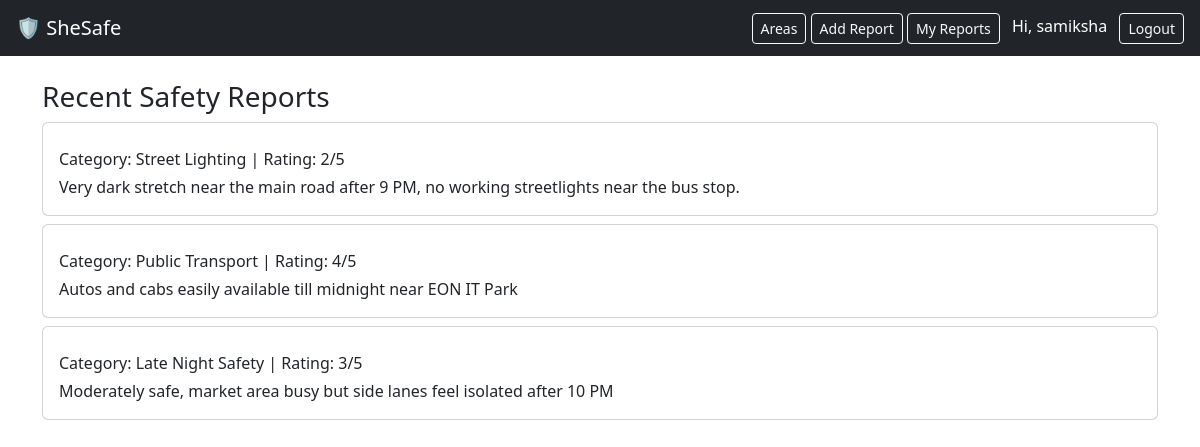
The app's page / (signed in) with its own data.
### reports/models.py (models this page shows, shortened)
class SafetyReport(models.Model):
    user=models.ForeignKey(User,on_delete=models.CASCADE,null=True,blank=True)
    city=models.CharField(max_length=50,choices=MAHARASHTRA_CITIES, default='Pune')
    locality=models.CharField(max_length=100,help_text='e.g. Wagholi, Kharadi, Hinjewadi')
    category=models.CharField(max_length=50,choices=CATEGORY_CHOICES)
    rating=models.IntegerField()
    description=models.TextField()
    created_at=models.DateTimeField(auto_now_add=True)

### reports/views.py (the view)
# urls.py: 2. Add a URL to urlpatterns:  path('', views.home, name='home')
def home(request):
    reports=SafetyReport.objects.all()
    return render(request,'reports/home.html',{'reports':reports})

### reports/templates/reports/home.html (shortened to what this page needs)
{% extends 'reports/base.html' %}
{% block content %}
    <h3>Recent Safety Reports</h3>
    {% for report in reports %}
        <div class="card mb-2 p-3">
            <p class="mb-1">Category: {{ report.category }} | Rating: {{ report.rating }}/5</p>
            <p class="mb-0">{{ report.description }}</p>
        </div>
    {% empty %}
        <p>No reports Yet.</p>
    {% endfor %}
{% endblock %}

### reports/templates/reports/base.html (shortened to what this page needs)
<!DOCTYPE html>
<html lang="en">
<head>
    <link href="https://cdn.jsdelivr.net/npm/bootstrap@5.3.0/dist/css/bootstrap.min.css" rel="stylesheet">
</head>
<body>
    <nav class="navbar navbar-dark bg-dark px-3">
        <a href="{% url 'home' %}" class="navbar-brand">🛡️ SheSafe</a>
        <div>
            <a href="{% url 'area_list' %}" class="btn btn-outline-light btn-sm">Areas</a>
            {% if user.is_authenticated %}
                <a href="{% url 'add_report' %}" class="btn btn-outline-light btn-sm">Add Report</a>
                <a href="{% url 'my_reports' %}" class="btn btn-outline-light btn-sm">My Reports</a>
                <span class="text-white mx-2">Hi, {{ user.username }}</span>
                <form action="{% url 'logout' %}" method="post" style="display: inline;">
                    <button class="btn btn-outline-light btn-sm" type="submit">Logout</button>
                </form>
            {% else %}
                <a href="{% url 'login' %}" class="btn btn-outline-light btn-sm">Login</a>
            {% endif %}
        </div>
    </nav>
    <div class="container mt-4">
        {% block content %}{% endblock %}
    </div>
</body>
</html>

### records on screen
SafetyReport: category "Street Lighting", rating "2", description "Very dark stretch near the main road after 9 PM, no working streetlights near the bus stop."
SafetyReport: category "Public Transport", rating "4", description "Autos and cabs easily available till midnight near EON IT Park"
SafetyReport: category "Late Night Safety", rating "3", description "Moderately safe, market area busy but side lanes feel isolated after 10 PM"

### other values on screen
{{ user.username }} "samiksha"
